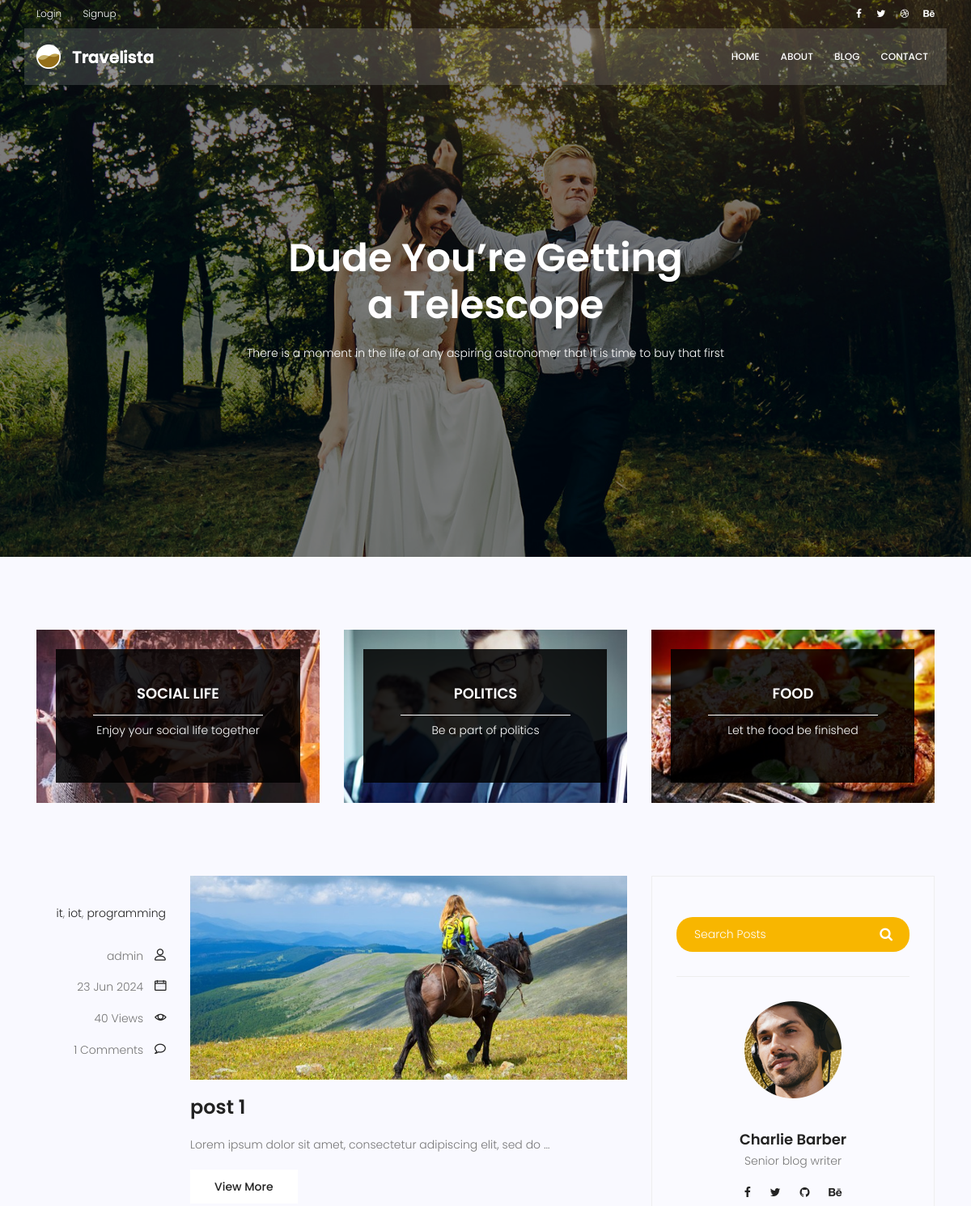
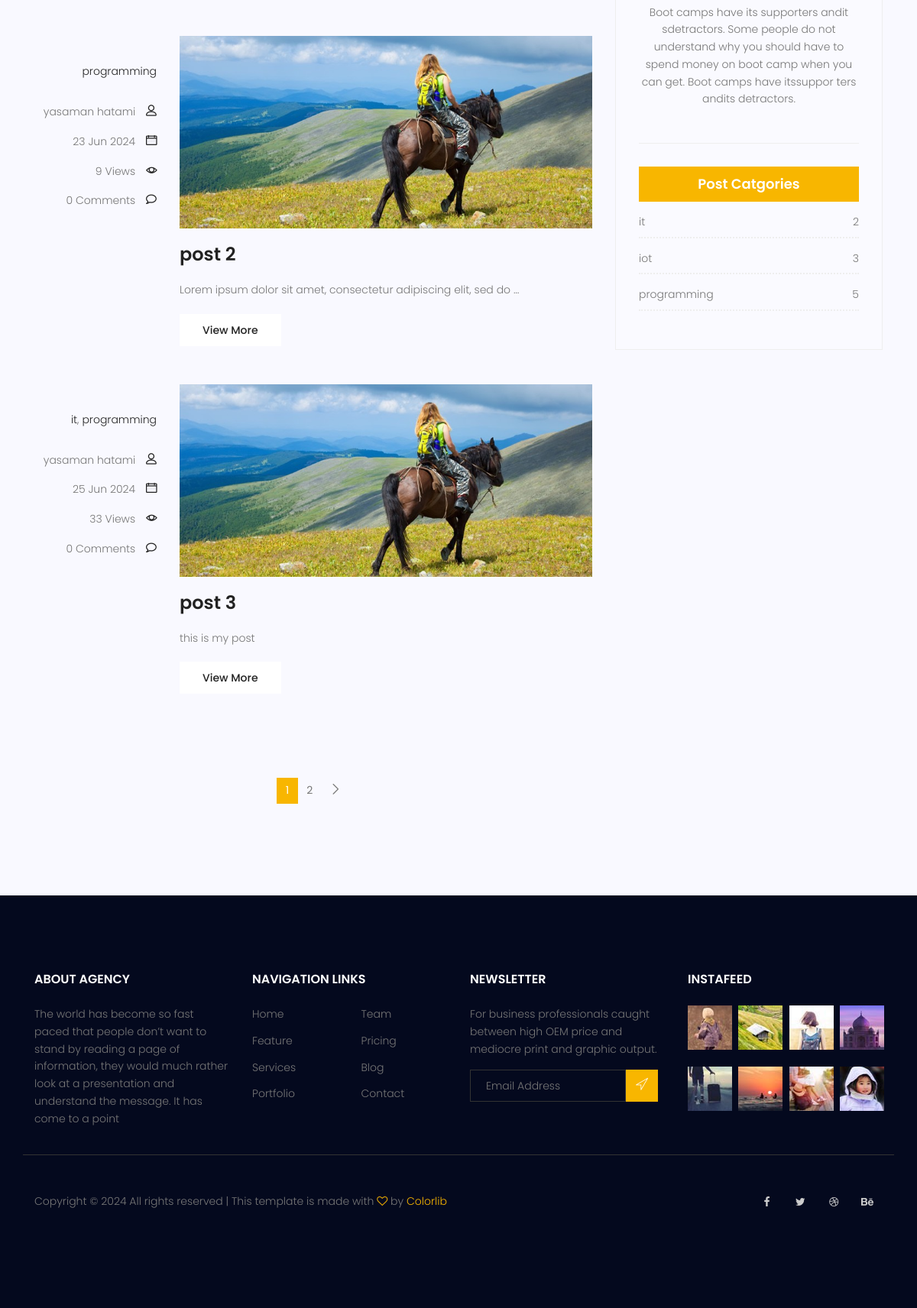
Screenshot of /blog/ with the database file from the repository (2 pictures, top to bottom).
### blog/models.py (models this page shows, shortened)
class category(models.Model):
    name=models.CharField(max_length=225)
    def __str__(self):
        return self.name

class Post(models.Model):
    id = models.IntegerField(primary_key=True)
    image=models.ImageField(upload_to='blog/',default='blog/default.jpg')
    author=models.ForeignKey(User, on_delete=models.SET_NULL,null=True)
    title=models.CharField(max_length=225)
    content=models.TextField()
    tags = TaggableManager()
    category=models.ManyToManyField(category)
    counted_views= models.IntegerField(default=0)
    status=models.BooleanField(default=False)
    login_require = models.BooleanField(default=False)
    published_date=models.DateTimeField(null=True)
    created_date=models.DateTimeField(auto_now_add=True)
    updated_date=models.DateTimeField(auto_now=True)#2024-03-30 11:10:56.530638
    class Meta:
        ordering=['-published_date']

### blog/views.py (the view)
# urls.py: path('',blog_view,name='index'),
def blog_view(request,**kwargs):
    posts=Post.objects.filter(published_date__lte=timezone.now(),status=1).order_by('published_date')
    if kwargs.get('cat_name')!=None:
        posts=posts.filter(category__name=kwargs['cat_name'])
    if kwargs.get('author_username')!=None:
        posts=posts.filter(author__username=kwargs['author_username'])
    if kwargs.get('tag_name')!=None:
        posts=posts.filter(tags__name=kwargs['tag_name'])
    posts=Paginator(posts,3)
    try:
        page_number=request.GET.get('page')
        posts=posts.get_page(page_number)
    except PageNotAnInteger:
        posts=posts.get_page(1)
    except EmptyPage:
        posts=posts.get_page(1)
    context={'posts':posts}
    return render(request,'blog/blog-home.html',context)

### blog/templatetags/blog_tags.py (called while the page is built)
@register.simple_tag(name='comments_count')
def function(pid):
    return Comment.objects.filter(post=pid,approved=True).count()

@register.inclusion_tag('blog/blog-post-categories.html')
def postcategories():
    posts=Post.objects.filter(status=1)
    categories=category.objects.all()
    cat_dict={}
    for name in categories:
        cat_dict[name]=posts.filter(category=name).count()
    return {'categories':cat_dict}

### templates/blog/blog-home.html (shortened to what this page needs)
{%extends 'base.html'%}
{%load static%}
{% load blog_tags %}
{%block content%}
<section class="banner-area relative blog-home-banner" id="home">
	<div class="overlay overlay-bg"></div>
	<div class="container">
		<div class="row d-flex align-items-center justify-content-center">
			<div class="about-content blog-header-content col-lg-12">
				<h1 class="text-white">
					Dude You’re Getting
					a Telescope
				</h1>
				<p class="text-white">
					There is a moment in the life of any aspiring astronomer that it is time to buy that first
				</p>
			</div>
		</div>
	</div>
</section>
<section class="top-category-widget-area pt-90 pb-90 ">
	<div class="container">
		<div class="row">
			<div class="col-lg-4">
				<div class="single-cat-widget">
					<div class="content relative">
						<div class="overlay overlay-bg"></div>
						<a href="#" target="_blank">
							<div class="thumb">
								<img class="content-image img-fluid d-block mx-auto"
									src="{%static 'img/blog/cat-widget1.jpg'%}" alt="">
							</div>
							<div class="content-details">
								<h4 class="content-title mx-auto text-uppercase">Social life</h4>
								<span></span>
								<p>Enjoy your social life together</p>
							</div>
						</a>
					</div>
				</div>
			</div>
			<div class="col-lg-4">
				<div class="single-cat-widget">
					<div class="content relative">
						<div class="overlay overlay-bg"></div>
						<a href="#" target="_blank">
							<div class="thumb">
								<img class="content-image img-fluid d-block mx-auto"
									src="{%static 'img/blog/cat-widget2.jpg'%}" alt="">
							</div>
							<div class="content-details">
								<h4 class="content-title mx-auto text-uppercase">Politics</h4>
								<span></span>
								<p>Be a part of politics</p>
							</div>
						</a>
					</div>
				</div>
			</div>
			<div class="col-lg-4">
				<div class="single-cat-widget">
					<div class="content relative">
						<div class="overlay overlay-bg"></div>
						<a href="#" target="_blank">
							<div class="thumb">
								<img class="content-image img-fluid d-block mx-auto"
									src="{%static 'img/blog/cat-widget3.jpg'%}" alt="">
							</div>
							<div class="content-details">
								<h4 class="content-title mx-auto text-uppercase">Food</h4>
								<span></span>
								<p>Let the food be finished</p>
							</div>
						</a>
					</div>
				</div>
			</div>
		</div>
	</div>
</section>
<section class="post-content-area">
	<div class="container">
		<div class="row">
			<div class="col-lg-8 posts-list">
				{%for post in posts%}
				<div class="single-post row">
					<div class="col-lg-3  col-md-3 meta-details">
						<ul class="tags">
							{%for cat in post.category.all%}
						<li><a href='{% url "blog:category" cat_name=cat.name %}'>{{cat.name}}</a>{% if not forloop.last %}, {% endif %}</li>
							{%endfor%}
						</ul>
						<div class="user-details row">
							<p class="user-name col-lg-12 col-md-12 col-6"><a href="{% url 'blog:author' author_username=post.author.username %}">{{post.author.get_full_name}}</a> <span
									class="lnr lnr-user"></span></p>
							<p class="date col-lg-12 col-md-12 col-6"><a href="#">{{post.published_date|date:'d M Y'}}</a> <span
									class="lnr lnr-calendar-full"></span></p>
							<p class="view col-lg-12 col-md-12 col-6"><a href="#">{{post.counted_views}} Views</a> <span
									class="lnr lnr-eye"></span></p>
							<p class="comments col-lg-12 col-md-12 col-6"><a href="#">{% comments_count post.id %} Comments</a> <span
									class="lnr lnr-bubble"></span></p>
						</div>
					</div>
					<div class="col-lg-9 col-md-9 ">
						<div class="feature-img">
							<img class="img-fluid" src="{{post.image.url}}" alt="">
						</div>
						<a class="posts-title" href="{% url 'blog:single' post.id %}">
							<h3>{{post.title}}</h3>
						</a>
						<p class="excert">
							{{post.content|truncatewords:10}}
						</p>
						<a href="{% url 'blog:single' post.id %}" class="primary-btn">View More</a>
					</div>
				</div>
				{%endfor%}
				<nav class="blog-pagination justify-content-center d-flex">
					<ul class="pagination">
						{% for i in posts.paginator.page_range %}
						{% if posts.number == i %}
							<li class="page-item active"><a href="?page={{i}}" class="page-link">{{i}}</a></li>
						{% else %}
							<li class="page-item"><a href="?page={{i}}" class="page-link">{{i}}</a></li>
						{% endif %}
						{% endfor %}
						{% if posts.has_next %}
						<li class="page-item">
							<a href="?page={{ posts.next_page_number }}" class="page-link" aria-label="Next">
								<span aria-hidden="true">
									<span class="lnr lnr-chevron-right"></span>
								</span>
							</a>
						</li>
						{% endif %}
					</ul>
				</nav>
			</div>
			<div class="col-lg-4 sidebar-widgets">
				<div class="widget-wrap">
					{% include 'blog/blog-search.html' %}
					{% include 'blog/blog-writer.html' %}
					{% postcategories %}
				</div>
			</div>
		</div>
	</div>
</section>
{% endblock %}

### templates/blog/blog-post-categories.html
{% load static %}
<div class="single-sidebar-widget post-category-widget">
    <h4 class="category-title">Post Catgories</h4>
    <ul class="cat-list">
        {% for name,count in categories.items %}
        <li>
            <a href="{% url 'blog:category' cat_name=name %}" class="d-flex justify-content-between">
                <p>{{name}}</p>
                <p>{{count}}</p>
            </a>
        </li>
        {% endfor %}
    </ul>
</div>

### rows the page displays
Post: author.get_full_name "admin", published_date "23 Jun 2024", counted_views "40", id "1", image (placeholder picture), title "post 1", content "Lorem ipsum dolor sit amet, consectetur adipiscing elit, sed do …"
category: name "it", count "2"
category: name "iot", count "3"
category: name "programming", id "5"
Post: author.get_full_name "yasaman hatami", published_date "23 Jun 2024", counted_views "9", id "0", image (placeholder picture), title "post 2", content "Lorem ipsum dolor sit amet, consectetur adipiscing elit, sed do …"
Post: author.get_full_name "yasaman hatami", published_date "25 Jun 2024", counted_views "33", id "0", image (placeholder picture), title "post 3", content "this is my post"

### other values shown
{{ i }} "1"
{{ i }} "2"
